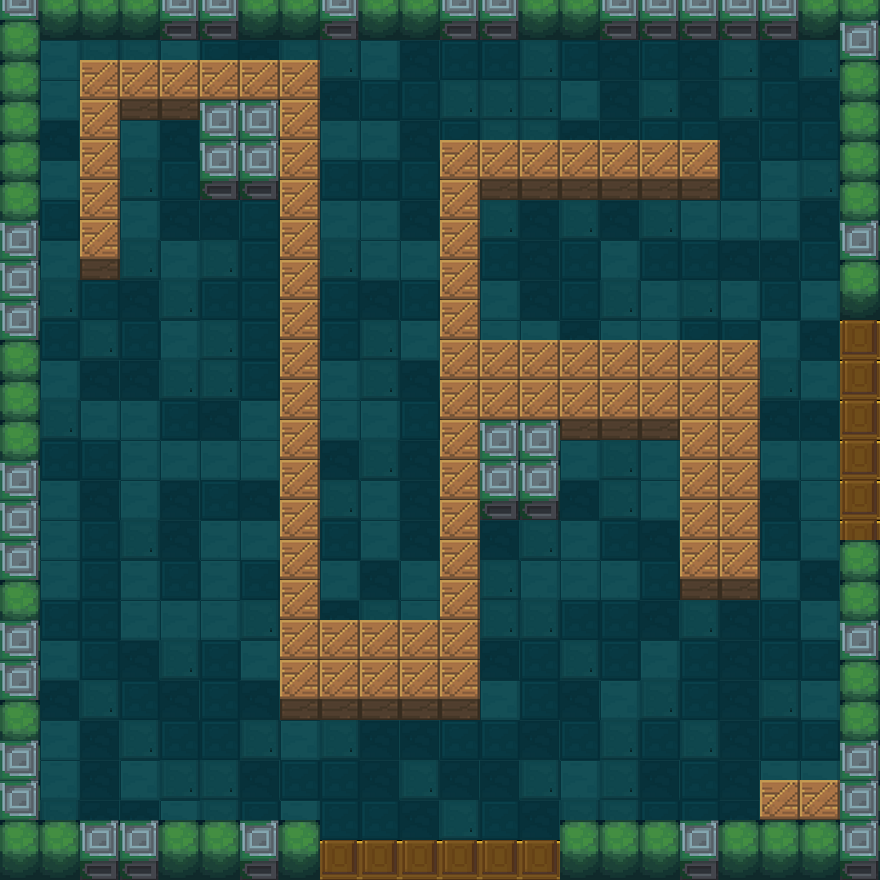

A level layout from a 2D game, rendered from its tile map. Below: a short description, then the map file with tile-grid data replaced by summaries:
An orthogonal 22x22 tile map with 40x40 px tiles, 6 tile layers (Meta, floor, exit, barrier, ...), 5 tilesets.

<map version="1.0" orientation="orthogonal" renderorder="right-down" width="22" height="22" tilewidth="40" tileheight="40">
 <tileset firstgid="1" name="floors" tilewidth="40" tileheight="40">
  <image source="floors.png" width="160" height="40" />
 </tileset>
 <tileset firstgid="5" name="meta_tiles" tilewidth="40" tileheight="40">
  <image source="meta_tiles.png" width="280" height="70" />
  <tile id="0">
   <properties>
    <property name="Collidable" value="true" />
   </properties>
  </tile>
 </tileset>
 <tileset firstgid="12" name="1" tilewidth="40" tileheight="60">
  <image source="1.png" width="80" height="60" />
  <tile id="0">
   <properties>
    <property name="cc_vertexz" value="automatic" />
   </properties>
  </tile>
 </tileset>
 <tileset firstgid="14" name="木箱" tilewidth="40" tileheight="60">
  <image source="木箱.png" width="40" height="60" />
 </tileset>
 <tileset firstgid="15" name="上下门（关）" tilewidth="40" tileheight="40">
  <image source="上下门（关）.png" width="40" height="80" />
 </tileset>
 <layer name="Meta" width="22" height="22">
  <data>[484 cells, 143 non-empty, 1 distinct tile ids]</data>
 </layer>
 <layer name="floor" width="22" height="22">
  <properties>
   <property name="cc_vertexz" value="-500" />
  </properties>
  <data>[484 cells, 400 non-empty, 4 distinct tile ids]</data>
 </layer>
 <layer name="exit" width="22" height="22">
  <properties>
   <property name="cc_vertexz" value="-500" />
  </properties>
  <data>[484 cells, 12 non-empty, 1 distinct tile ids]</data>
 </layer>
 <layer name="barrier" width="22" height="22">
  <properties>
   <property name="cc_vertexz" value="automatic" />
  </properties>
  <data>[484 cells, 87 non-empty, 2 distinct tile ids]</data>
 </layer>
 <layer name="roomVerge" width="22" height="22">
  <properties>
   <property name="cc_vertexz" value="automatic" />
  </properties>
  <data>[484 cells, 72 non-empty, 2 distinct tile ids]</data>
 </layer>
 <layer name="box" width="22" height="22">
  <data>[484 cells, 8 non-empty, 1 distinct tile ids]</data>
 </layer>
</map>
